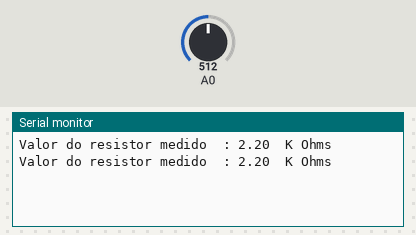
A sketch run on a simulated Arduino Uno, built with avr-gcc and run on an emulated ATmega328P. Parts: the last lines printed to the serial monitor. The inputs (shaded band) are chosen by the test bench; at power-on: A0 = 512.

Above: at 1.2 s.
1.3 s: A0 set to 687
At 2.6 s:
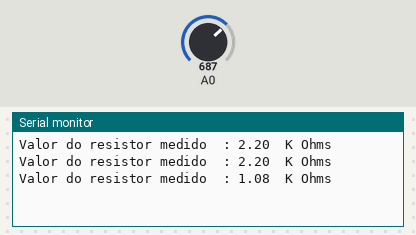
2.8 s: A0 set to 720
At 3.8 s:
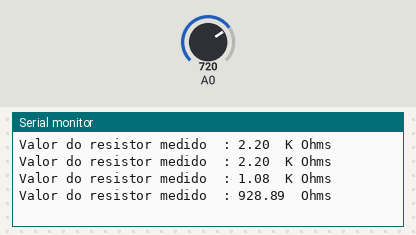

The sketch:

Ohmimetro.ino
```cpp
double r1;
double r2 = 2200;
double x;
void setup() {Serial.begin(9600);}

void loop() {
  x = analogRead(A0)*0.0048828125;

  r1 = (5*r2/x)-r2;
  Serial.print("Valor do resistor medido  : ");
  if(analogRead(A0)<=0){
    Serial.println("Ponha um resistor para ser medido...");
  }else if(r1>=1000){
    Serial.print(r1/1000);
    Serial.println("  K Ohms");
  }else{
    Serial.print(r1);
    Serial.println("  Ohms");
  }
  delay(1000);
}
```

Measured:
- the behaviour switches between 704 and 705 on A0 (found by bisection; images 1 and 2)
- after the input at 1.3 s, the serial monitor: prints a new line after 0.70 s (image 1)
- after the input at 2.8 s, the serial monitor: prints a new line after 0.20 s (image 2)
